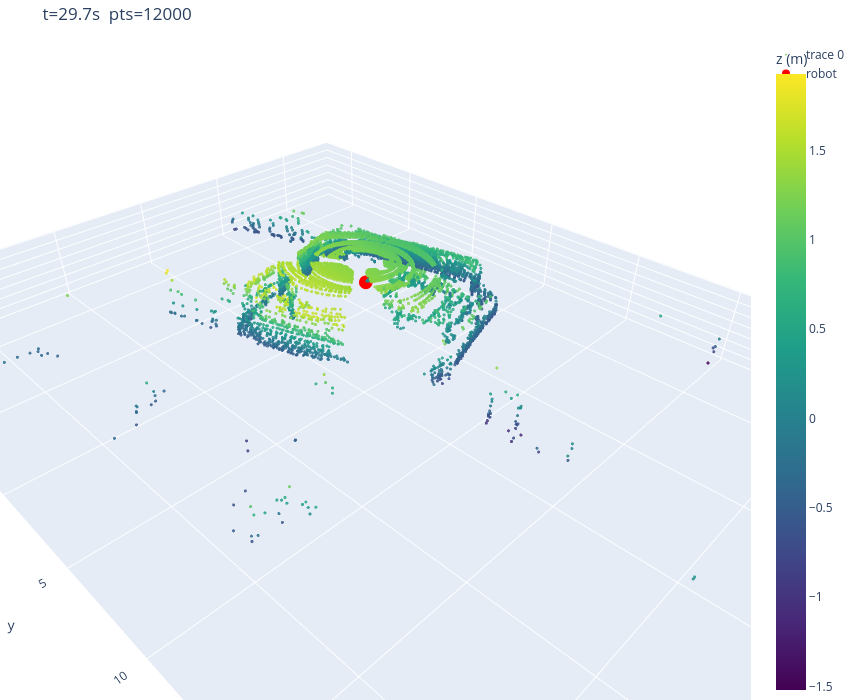

The notebook cell saved with this chart:
### Code cell
def live_lidar_3d(robot, duration_s=30, refresh_s=1.5, max_points=12000):
    import plotly.graph_objects as go
    from IPython.display import display, clear_output
    
    t0 = time.time()
    while time.time() - t0 < duration_s:
        points = robot.get_lidar_points(max_points=max_points)
        if not points:
            print('No points. Skipping frame.')
            time.sleep(refresh_s)
            continue
        xs = [p['x'] for p in points]
        ys = [p['y'] for p in points]
        zs = [p['z'] for p in points]

        fig = go.Figure(data=[
            go.Scatter3d(x=xs, y=ys, z=zs, mode='markers',
                marker=dict(size=1.8, color=zs, colorscale='Viridis',
                            colorbar=dict(title='z (m)'), opacity=0.85)),
            go.Scatter3d(x=[0], y=[0], z=[0], mode='markers',
                marker=dict(size=8, color='red'), name='robot'),
        ])
        fig.update_layout(
            title=f't={time.time()-t0:.1f}s  pts={len(points)}',
            scene=dict(aspectmode='data',
                       xaxis_title='x', yaxis_title='y', zaxis_title='z'),
            width=850, height=700, margin=dict(l=0, r=0, t=40, b=0),
        )
        clear_output(wait=True)
        display(fig)
        time.sleep(refresh_s)

live_lidar_3d(robot, duration_s=30, refresh_s=1.5)

### Figure 1 — Plotly figure (JSON) as saved in the notebook; plotly's stock layout.template omitted (floating-point values rounded to 4 significant figures; data arrays with more than 128 entries replaced by an {"elided": "..."} marker saying what was removed)
{"data": [{"marker": {"color": {"elided": "12000 float values"}, "colorbar": {"title": {"text": "z (m)"}}, "colorscale": [[0, "#440154"], [0.1111, "#482878"], [0.2222, "#3e4989"], [0.3333, "#31688e"], [0.4444, "#26828e"], [0.5556, "#1f9e89"], [0.6667, "#35b779"], [0.7778, "#6ece58"], [0.8889, "#b5de2b"], [1, "#fde725"]], "opacity": 0.85, "size": 1.8}, "mode": "markers", "type": "scatter3d", "x": {"elided": "12000 float values"}, "y": {"elided": "12000 float values"}, "z": {"elided": "12000 float values"}}, {"marker": {"color": "red", "size": 8}, "mode": "markers", "name": "robot", "type": "scatter3d", "x": [0], "y": [0], "z": [0]}], "layout": {"height": 700, "margin": {"b": 0, "l": 0, "r": 0, "t": 40}, "scene": {"aspectmode": "data", "xaxis": {"title": {"text": "x"}}, "yaxis": {"title": {"text": "y"}}, "zaxis": {"title": {"text": "z"}}}, "title": {"text": "t=29.7s  pts=12000"}, "width": 850}}
